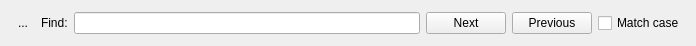
<?xml version="1.0" encoding="UTF-8"?>
<ui version="4.0">
 <class>FindWidget</class>
 <widget class="QWidget" name="FindWidget">
  <property name="geometry">
   <rect>
    <x>0</x>
    <y>0</y>
    <width>696</width>
    <height>46</height>
   </rect>
  </property>
  <property name="sizePolicy">
   <sizepolicy hsizetype="Preferred" vsizetype="Maximum">
    <horstretch>0</horstretch>
    <verstretch>0</verstretch>
   </sizepolicy>
  </property>
  <layout class="QHBoxLayout" name="horizontalLayout">
   <item>
    <widget class="QToolButton" name="hideButton">
     <property name="text">
      <string>...</string>
     </property>
     <property name="autoRaise">
      <bool>true</bool>
     </property>
    </widget>
   </item>
   <item>
    <widget class="QLabel" name="label">
     <property name="text">
      <string>Find:</string>
     </property>
    </widget>
   </item>
   <item>
    <widget class="KLineEdit" name="findText">
     <property name="showClearButton" stdset="0">
      <bool>true</bool>
     </property>
    </widget>
   </item>
   <item>
    <widget class="QPushButton" name="nextButton">
     <property name="text">
      <string>Next</string>
     </property>
    </widget>
   </item>
   <item>
    <widget class="QPushButton" name="previousButton">
     <property name="text">
      <string>Previous</string>
     </property>
    </widget>
   </item>
   <item>
    <widget class="QCheckBox" name="matchCase">
     <property name="text">
      <string>Match case</string>
     </property>
    </widget>
   </item>
  </layout>
 </widget>
 <customwidgets>
  <customwidget>
   <class>KLineEdit</class>
   <extends>QLineEdit</extends>
   <header>klineedit.h</header>
  </customwidget>
 </customwidgets>
 <resources/>
 <connections>
  <connection>
   <sender>hideButton</sender>
   <signal>clicked()</signal>
   <receiver>FindWidget</receiver>
   <slot>hide()</slot>
   <hints>
    <hint type="sourcelabel">
     <x>19</x>
     <y>12</y>
    </hint>
    <hint type="destinationlabel">
     <x>54</x>
     <y>29</y>
    </hint>
   </hints>
  </connection>
 </connections>
</ui>
